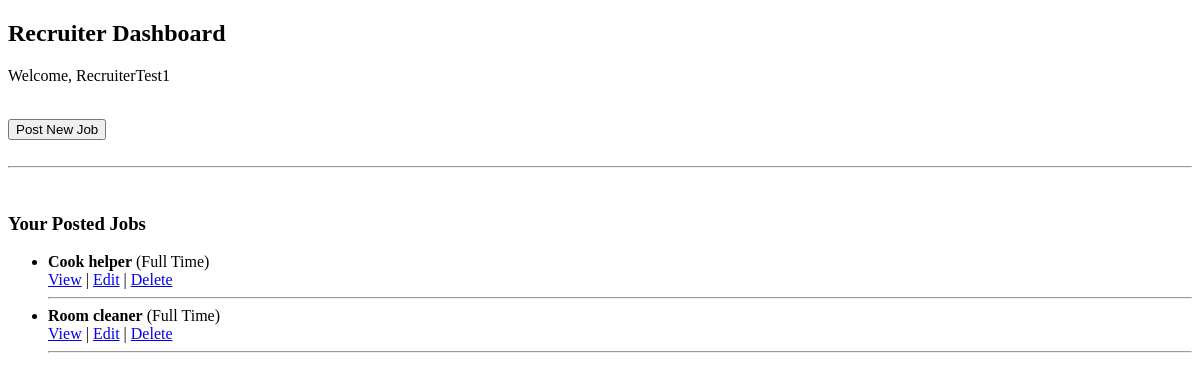
The app's page /jobs/dashboard/ (signed in), older data.
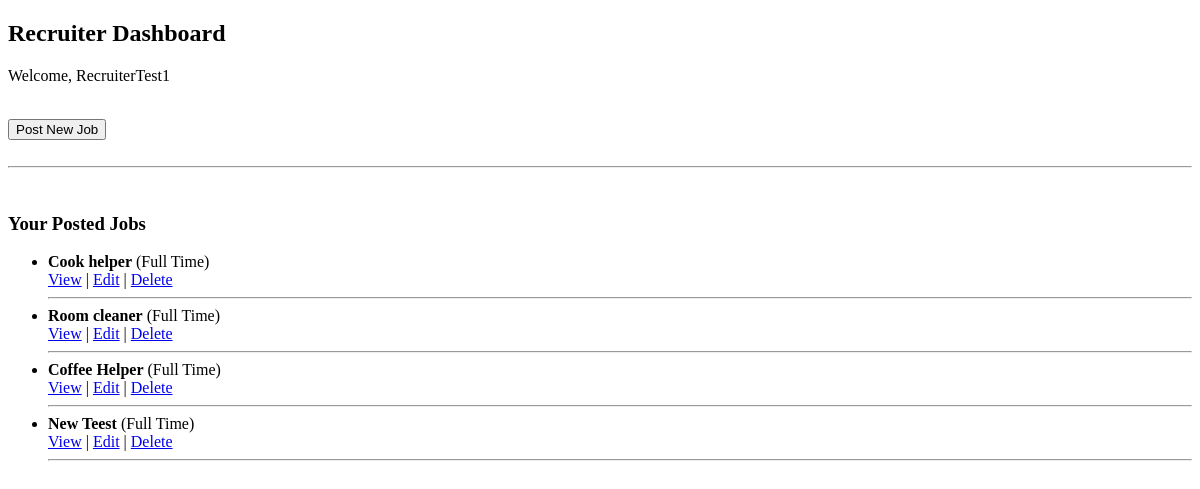
The same page, newer data.
### Job_Post/models.py (models this page shows, shortened)
class Job(models.Model):
    JOB_TYPE_CHOICES = [
        ('Part Time', 'Part Time'),
        ('Full Time', 'Full Time'),
        ('Flexible', 'Flexible'),
    ]
    recruiter = models.ForeignKey(
        User,
        on_delete=models.CASCADE,
        related_name='jobs'
    )
    title = models.CharField(max_length=200)
    tags = models.CharField(max_length=200)
    job_type = models.CharField(
        max_length=50,
        choices=JOB_TYPE_CHOICES,
        default='Full Time'
    )
    min_salary = models.IntegerField(null=True, blank=True)
    max_salary = models.IntegerField(null=True, blank=True)
    negotiable = models.BooleanField(default=False)
    description = models.TextField()
    responsibilities = models.TextField()
    image = models.ImageField(
        upload_to='job_images/',
        null=True,
        blank=True
    )
    is_active = models.BooleanField(default=True)
    created_at = models.DateTimeField(auto_now_add=True)
    deadline = models.DateTimeField(null=True, blank=True)

### Job_Post/views.py (the view)
# urls.py: path('dashboard/', views.recruiter_dashboard, name='recruiter_dashboard'),
@login_required
def recruiter_dashboard(request):
    if request.user.profile.role != "RECRUITER":
        messages.error(request, "Access denied.")
        return redirect("home")
    jobs = Job.objects.filter(recruiter=request.user, is_active=True)
    return render(request, 'Job_Post/recruiter_dashboard.html', {'jobs': jobs})

### templates/Job_Post/recruiter_dashboard.html (shortened to what this page needs)
<!DOCTYPE html>
<html>
<head>
</head>
<body>
<h2>Recruiter Dashboard</h2>
<p>Welcome, {{ request.user.username }}</p>
<br>
<a href="{% url 'job_create' %}">
    <button>Post New Job</button>
</a>
<br><br><hr><br>
<h3>Your Posted Jobs</h3>
{% if jobs %}
    <ul>
        {% for job in jobs %}
            <li>
                <strong>{{ job.title }}</strong>
                ({{ job.job_type }})
                <br>
                <a href="{% url 'job_detail' job.pk %}">View</a> |
                <a href="{% url 'job_edit' job.pk %}">Edit</a> |
                <a href="{% url 'job_delete' job.pk %}">Delete</a>
                <hr>
            </li>
        {% endfor %}
    </ul>
{% else %}
    <p>You have not posted any jobs yet.</p>
{% endif %}
</body>
</html>

Row changes from the older to the newer data that the page shows:
added Job: title "Coffee Helper", job_type "Full Time"
added Job: title "New Teest", job_type "Full Time"
